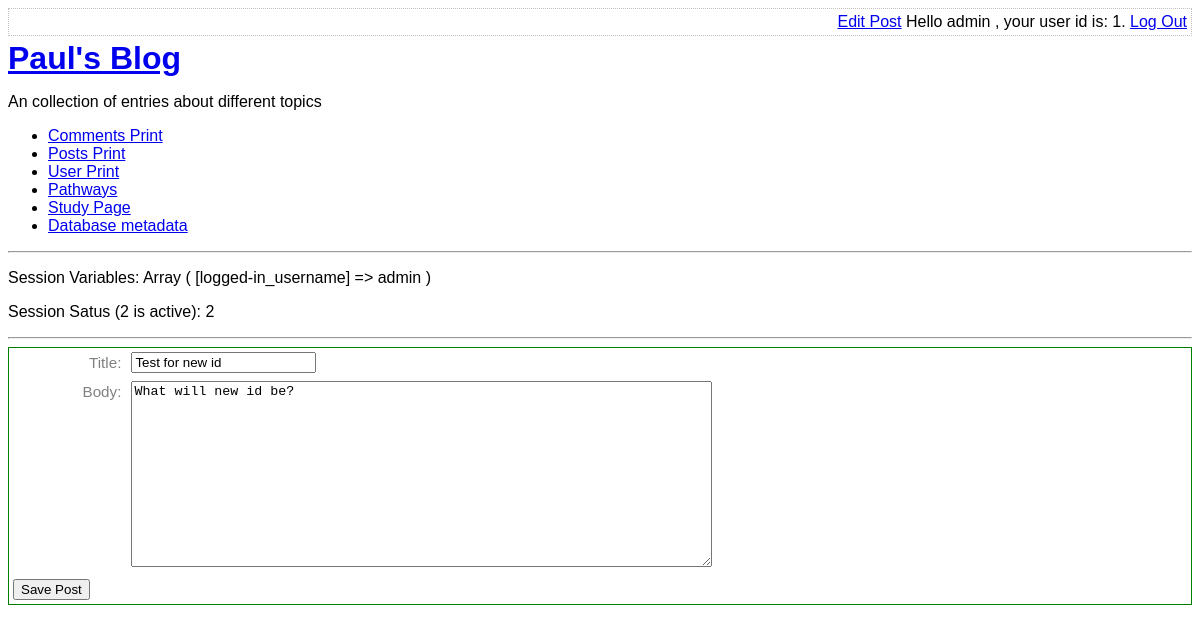
The page /edit-post.php?post_id=4 (signed in) on the database its author committed.
### tables this page shows
CREATE TABLE user(
    id integer primary key autoincrement not null,
    username text not null,
    password text not null,
    created_at date not null,
    is_enabled boolean not null default true
);

CREATE TABLE post(
    id integer primary key autoincrement not null,
    title text not null,
    body text not null,
    user_id integer not null,
    created_at date not null,
    updated_at date,
    foreign key (user_id) references user(id)
);

### lib/common.php (called while the page is built, shortened)
<?php
function getRootPath()
{
    return realpath(__DIR__ . '/..');
}
function getDatabasePath()
{
    return getRootPath() . '/data/data.sqlite';
}
function getDsn()
{
    return 'sqlite:' . getDatabasePath();
}
function getPDO()
{
    $pdo = new PDO(getDsn());
    $result = $pdo -> query('pragma foreign_keys = ON');
    return $pdo;
}
function htmlEscape($html){
    return htmlspecialchars($html, ENT_HTML5, 'UTF-8');
}
function isLoggedIn(){
    return isset($_SESSION['logged-in_username']);
}
function getAuthUser(){
    return isLoggedIn() ? $_SESSION['logged-in_username'] : null;
}
function getAuthUserId(PDO $pdo){
    $sql = "
    select id
    from user
    where username = :username
    ";
    $stmt = $pdo -> prepare($sql);
    $stmt -> execute(
        array( 'username' => getAuthUser(), )
    );
    return $stmt->fetchColumn();
}

### lib/view-post-common.php (called while the page is built, shortened)
<?php
function getPostRow(PDO $pdo, $postId){
    $stmt = $pdo -> prepare(
        'select title, created_at , body
        from post
        where id=:id'
    );
    $result = $stmt -> execute(
        array('id' => $postId, )
    );
    $row = $stmt -> fetch(PDO::FETCH_ASSOC);
    return $row;
}

### edit-post.php (the view, shortened to what this page needs)
<?php
require_once 'lib/common.php';
require_once 'lib/view-post-common.php';
$title = '';
$body = '';
$pdo = getPDO();
if(isset($_GET['post_id'])){
    $post = getPostRow($pdo, $_GET['post_id']);
    if($post){
        $title = $post['title'];
        $body = $post['body'];
    }
}
require 'templates/boilerplate.php'
?>
<body>
<?php require 'templates/title.php' ?>
<form method="post" class="post-form user-form" style="border: 1px solid green;">
    <div>
        <label for="post-title"> Title: </label>
        <input id="post-title" name="post-title" type="text" value="<?php echo htmlEscape($title) ?>" />
    </div>
    <div>
        <label for="post-body">Body: </label>
        <textarea id="post-body" name="post-body" rows="12" cols="70"><?php echo htmlEscape($body) ?></textarea>
    </div>
    <div>
        <input type="submit" value="Save Post" />
    </div>
</form>
</body>
</html>

### templates/title.php
<div class="top-menu">
    <div class="menu-options">
        <?php if(isLoggedIn()): ?>
            <a href='edit-post.php'>Edit Post</a>
            Hello <?php echo htmlEscape(getAuthUser()) ?> , your user id is:  <?php echo htmlEscape( getAuthUserId( getPDO()) ) ?>.
            <a href="log-out.php">Log Out</a>
            <?php else: ?>
            <a href="log-in.php">Log in</a>
        <?php endif ?>
    </div>
</div>
<a href='index.php'><h1>Paul's Blog </h1></a>
    <p>An collection of entries about different topics</p>
    <ul>
        <li><a href="print_table.php?tablename=comment">Comments Print</a>
        <li><a href="print_table.php?tablename=post">Posts Print</a>
        <li><a href="print_table.php?tablename=user">User Print</a>
        <li><a href="pathways.php">Pathways</a>
        <li><a href="study_page.php">Study Page</a>
        <li><a href="db-meta.php">Database metadata</a>
    </ul>
    <hr>
    <?php
if(session_status() === 2){
$sessionVars = print_r($_SESSION, true);
echo '<p> Session Variables: ' . $sessionVars . '</p>';
echo '<p> Session Satus (2 is active): ' . session_status() . '</p>';
}
 ?>
    <hr/>

### assets/main.css (style rules this page uses)
.top-menu { border: 1px dotted silver; overflow: hidden; padding: 4px; margin-bottom: 4px; }
.menu-options { float: right; }
h1 , h2, h3 { margin-top: 0; margin-bottom: 8px; }
body { font-size: 100%; font-family:sans-serif; }
.user-form input, .user-form textarea { margin: 4px; }
.user-form label { font-size: 0.95em; margin: 6px; width: 7em; color: gray; float: left; text-align: right; clear: left; }

### rows shown on the page
user: id "1"
post: post-title "Test for new id", post-body "What will new id be?"

### other values the page prints
htmlEscape(getAuthUser()) "admin"
$sessionVars "Array ( [logged-in_username] => admin )"
session_status() "2"
